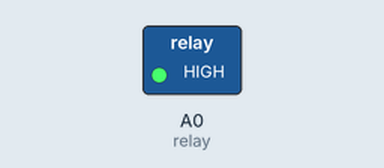
This sketch was run on a simulated Arduino Uno, built with avr-gcc and run on an emulated ATmega328P. Parts: switched loads named in the sketch (green lamp = pin HIGH). Dashed ring = blinking.

Above: at 0.5 s.
Timing chart, 0 to 4.6 s (numbered marks = the images above):
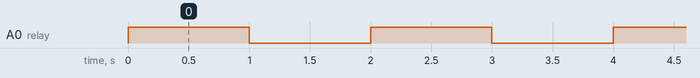

Measured:
- by itself, A0 (relay): alternates HIGH for 1.0 s and LOW for 1.0 s

The sketch:

Arduino_Relay.ino
```cpp
// Arduino Relay Control Code

#define relay A0
#define interval 1000
void setup() {
  pinMode(relay, OUTPUT);
}
void loop()
{
   digitalWrite(relay, HIGH);
   delay(interval);
   digitalWrite(relay, LOW);
   delay(interval);
}
```
